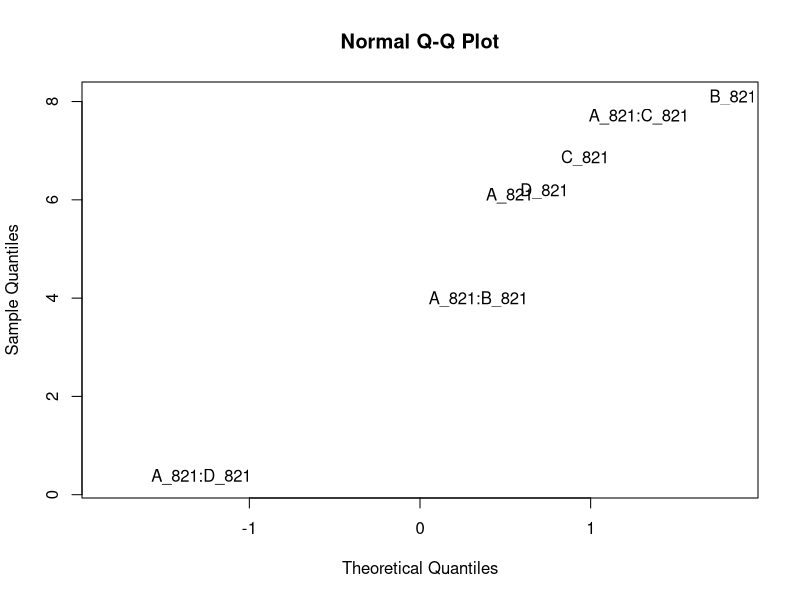
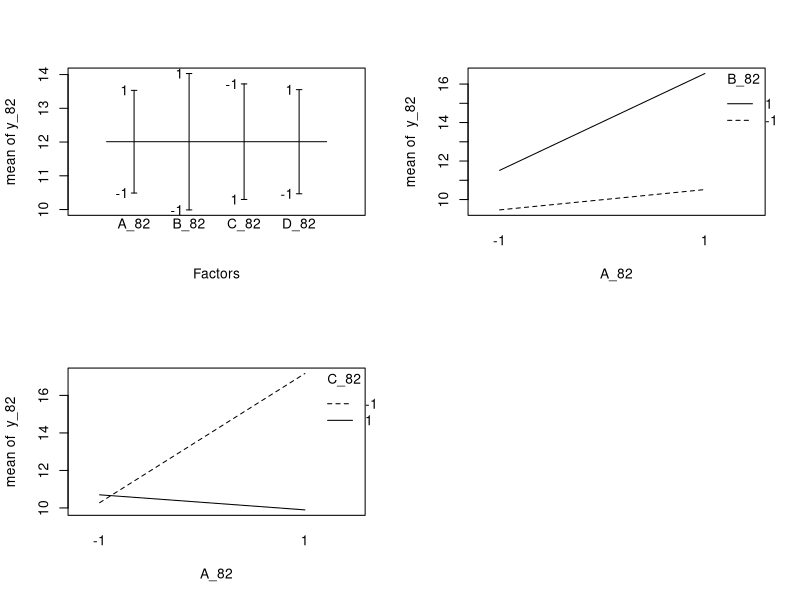
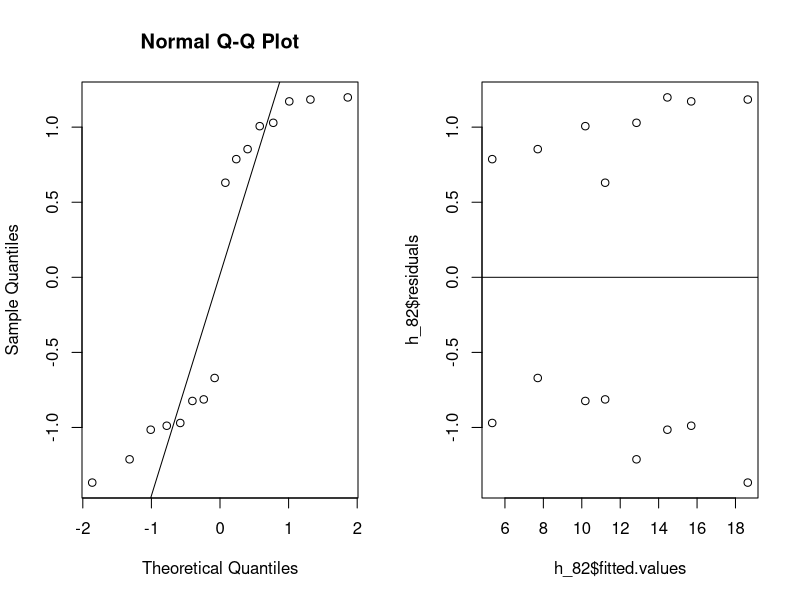
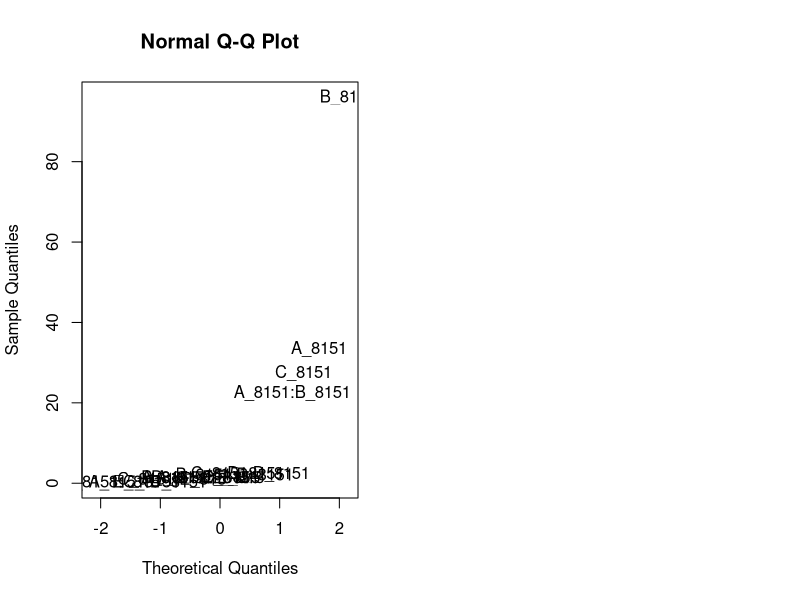
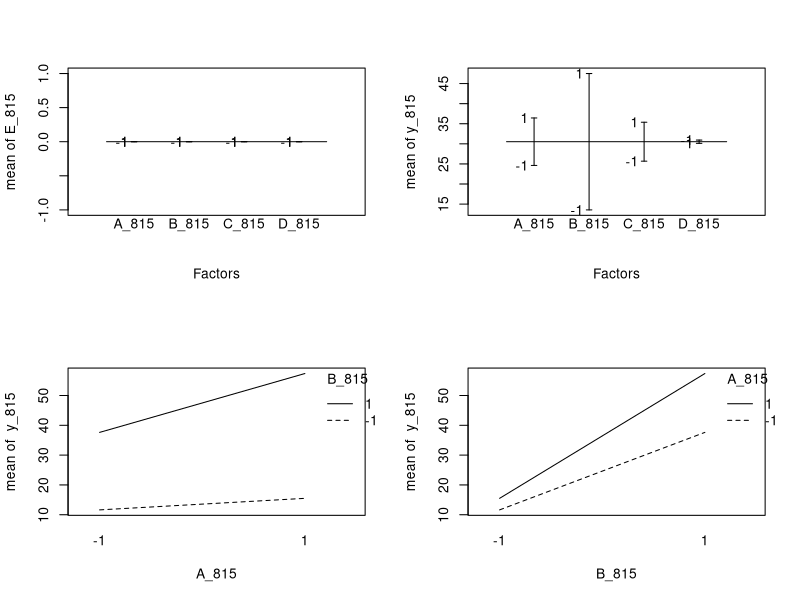
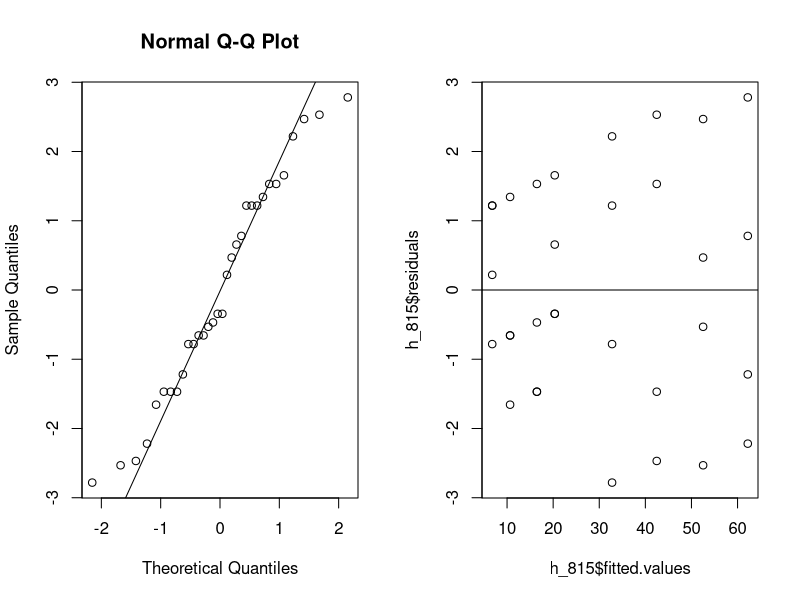

Here is the R script that generated these plots, in order:
## ---- chunk 1
knitr::opts_chunk$set(echo = TRUE)
## ---- chunk 2
#input data
A_82 <- rep(c(-1,1), times=8)
B_82 <- rep(c(-1,1), each = 2, times=4)
C_82 <- rep(c(-1,1), each = 4, times=2)
D_82 <- A_82*B_82*C_82 #fractional factorial, I=ABCD

A_82 <- as.factor(A_82)
B_82 <- as.factor(B_82)
C_82 <- as.factor(C_82)
D_82 <- as.factor(D_82)

y_82 <- c(7.037,14.707,11.635,17.273,10.403,4.368,9.360,13.440,8.561,16.867,13.876,19.824,11.846,6.125,11.190,15.653)

data_82 <- data.frame(A_82,B_82,C_82,D_82,y_82)

#fit the full model
g_82 <- lm(y_82 ~ (A_82+B_82+C_82+D_82)^4)
anova(g_82) #only aliases

#half-normal qq plot
effects_82 <- abs(g_82$effects[-1])
qq_82 <- qqnorm(effects_82,type="n")
text(qq_82$x, qq_82$y, labels=names(effects_82))

#fit reduced model
h_82 <- lm(y_82 ~ A_82 + B_82 + C_82 + D_82 + A_82*B_82 + A_82*C_82)
anova(h_82)

#design and interaction plots
par(mfrow=c(2,2))
plot.design(data_82)
interaction.plot(A_82,B_82,y_82)
interaction.plot(A_82,C_82,y_82)

#check assumptions
par(mfrow=c(1,2))
# normal plot
qqnorm(h_82$residuals)
qqline(h_82$residuals) #ehhhh....
haov_82<-aov(h_82)
shapiro.test(h_82$residuals) #NOT normal!!!
bartlett.test(haov_82$residuals~A_82) #homoscedastic
bartlett.test(haov_82$residuals~B_82) #homoscedastic
bartlett.test(haov_82$residuals~C_82) #homoscedastic
bartlett.test(haov_82$residuals~D_82) #homoscedastic

# residual plot
plot(h_82$fitted.values,h_82$residuals) #this looks fine
abline(h=0)
## ---- chunk 3
#enter data
A_815 <- rep(c(-1,1), times=16)
B_815 <- rep(c(-1,1), each = 2, times=8)
C_815 <- rep(c(-1,1), each = 4, times=4)
D_815 <- rep(c(-1,1), each = 8, times=2)
E_815 <- A_815*B_815*C_815*D_815 #fractional factorial, I=ABCDE
y_815 <- c(7,9,34,55,16,20,40,60,8,10,32,50,18,21,44,61,8,12,35,52,15,22,45,65,6,10,30,53,15,20,41,63)

A_815 <- as.factor(A_815)
B_815 <- as.factor(B_815)
C_815 <- as.factor(C_815)
D_815 <- as.factor(D_815)

data_815 <- data.frame(A_815, B_815, C_815, D_815, E_815, y_815)

#fit the full model
g_815 <- lm(y_815 ~ (A_815+B_815+C_815+D_815+E_815)^5)
anova(g_815) #only aliases

#half-normal qq plot
effects_815 <- abs(g_815$effects[-1])
qq_815 <- qqnorm(effects_815,type="n")
text(qq_815$x, qq_815$y, labels=names(effects_815))

#fit reduced model
h_815 <- lm(y_815 ~ A_815 + B_815 + C_815 + A_815*B_815)
anova(h_815) 

#design and interaction plots
par(mfrow=c(2,2))
plot.design(data_815)
interaction.plot(A_815,B_815,y_815)
interaction.plot(B_815,A_815,y_815)

#check assumptions
par(mfrow=c(1,2))
# normal plot
qqnorm(h_815$residuals)
qqline(h_815$residuals) #this looks pretty normal
haov_815<-aov(h_815)
shapiro.test(h_815$residuals) #normal
bartlett.test(haov_815$residuals~A_815) #homoscedastic
bartlett.test(haov_815$residuals~B_815) #HETEROSCEDASTIC!!!
bartlett.test(haov_815$residuals~C_815) #homoscedastic
bartlett.test(haov_815$residuals~D_815) #homoscedastic

# residual plot
plot(h_815$fitted.values,h_815$residuals) #this looks fine
abline(h=0)
